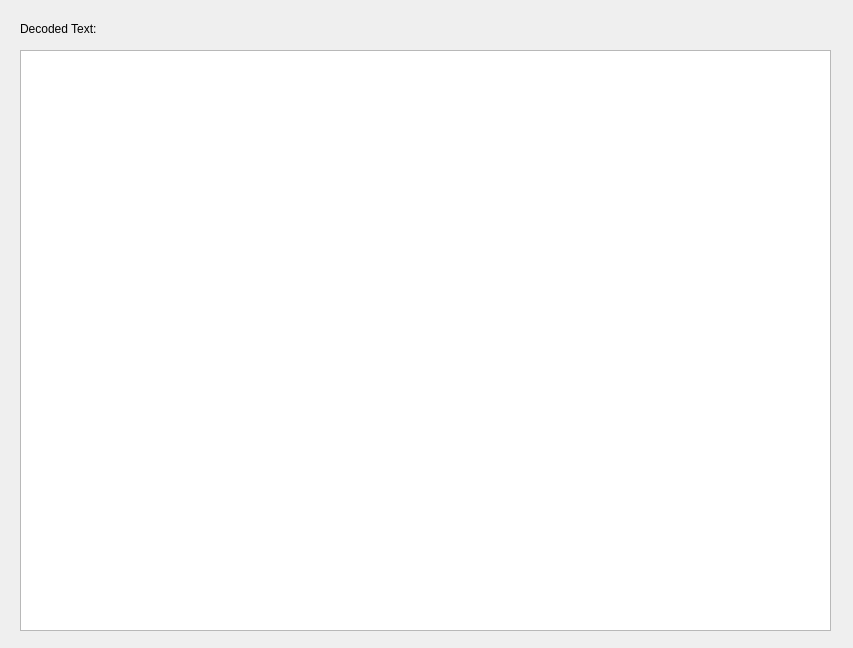
<?xml version="1.0" encoding="UTF-8"?>
<ui version="4.0">
 <class>Form</class>
 <widget class="QWidget" name="Form">
  <property name="geometry">
   <rect>
    <x>0</x>
    <y>0</y>
    <width>853</width>
    <height>648</height>
   </rect>
  </property>
  <property name="windowTitle">
   <string>Decoded text preview window</string>
  </property>
  <widget class="QPlainTextEdit" name="text_tb">
   <property name="geometry">
    <rect>
     <x>20</x>
     <y>50</y>
     <width>811</width>
     <height>581</height>
    </rect>
   </property>
   <property name="font">
    <font>
     <family>Liberation Mono</family>
     <pointsize>10</pointsize>
    </font>
   </property>
  </widget>
  <widget class="QLabel" name="label">
   <property name="geometry">
    <rect>
     <x>20</x>
     <y>20</y>
     <width>101</width>
     <height>17</height>
    </rect>
   </property>
   <property name="text">
    <string>Decoded Text:</string>
   </property>
  </widget>
 </widget>
 <resources/>
 <connections/>
</ui>
